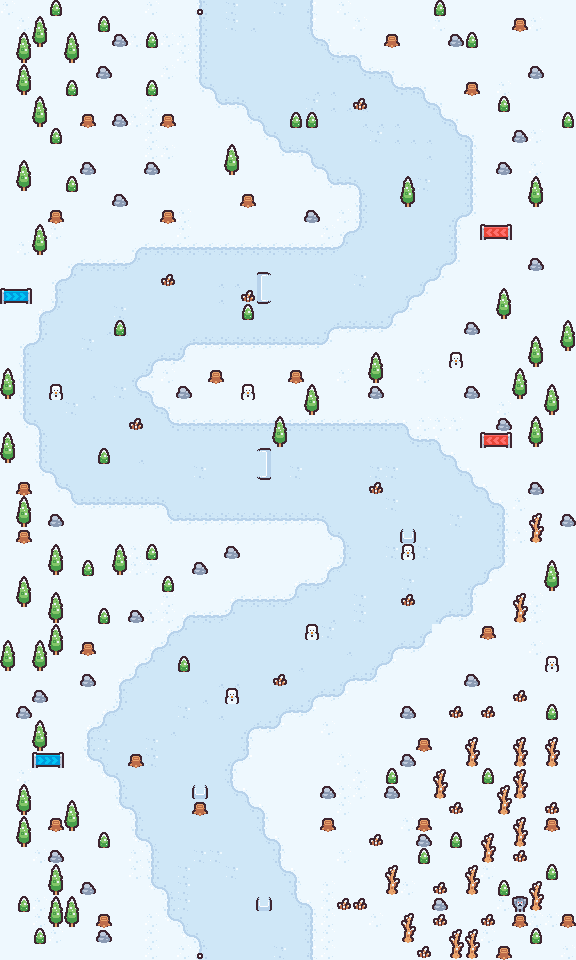

The image is a tile-based game level rendered from a .tmx file. Its description and source (layers, tilesets, objects; grid data summarised) follow:
An orthogonal 36x60 tile map with 16x16 px tiles, 8 tile layers (Background, Lane, Shadow, Killer, ...).

<map version="1.10" tiledversion="1.11.0" orientation="orthogonal" renderorder="right-down" width="36" height="60" tilewidth="16" tileheight="16" infinite="0" nextlayerid="9" nextobjectid="1">
 <tileset firstgid="1" source="../FrostyFall.tsx" />
 <layer id="1" name="Background" width="36" height="60">
  <data>[2160 cells, 2160 non-empty, 2 distinct tile ids]</data>
 </layer>
 <layer id="2" name="Lane" width="36" height="60">
  <data>[2160 cells, 879 non-empty, 12 distinct tile ids]</data>
 </layer>
 <layer id="5" name="Shadow" width="36" height="60">
  <data>[2160 cells, 0 non-empty, 0 distinct tile ids]</data>
 </layer>
 <layer id="3" name="Killer" width="36" height="60">
  <data>[2160 cells, 23 non-empty, 6 distinct tile ids]</data>
 </layer>
 <layer id="6" name="Starter" width="36" height="60">
  <data>[2160 cells, 1 non-empty, 1 distinct tile ids]</data>
 </layer>
 <layer id="7" name="Ender" width="36" height="60">
  <data>[2160 cells, 1 non-empty, 1 distinct tile ids]</data>
 </layer>
 <layer id="4" name="Detail" width="36" height="60">
  <data>[2160 cells, 212 non-empty, 14 distinct tile ids]</data>
 </layer>
 <layer id="8" name="Bumper" width="36" height="60">
  <data>[2160 cells, 7 non-empty, 3 distinct tile ids]</data>
 </layer>
</map>
